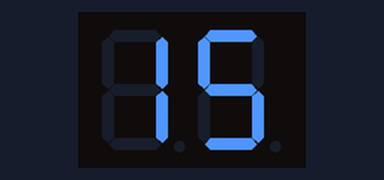
A sketch run on a simulated Arduino Uno, built with avr-gcc and run on an emulated ATmega328P. Parts: 2-digit seven-segment display.

Above: at 0.1 s.
At 4.1 s:
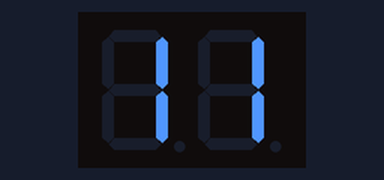
At 8.1 s:
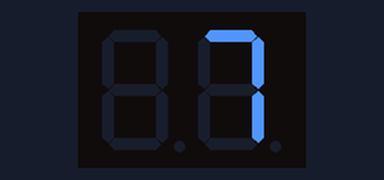
At 16.1 s:
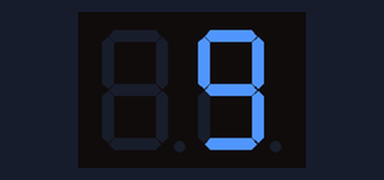
At 23.1 s:
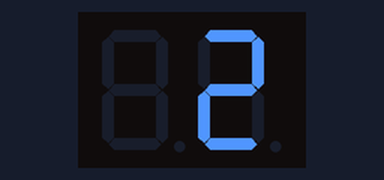
At 30.45 s:
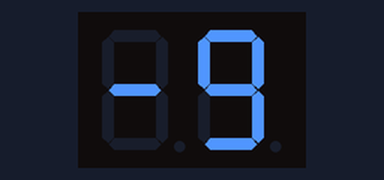

Measured:
- what the display in image 1 shows lasts 1.0 s, from 4.0 s to 5.0 s

The sketch:

TRAFFIC_LIGHT.ino
```cpp
#include <SevenSeg.h>
SevenSeg disp1(6,7,8,9,10,11,12);
SevenSeg disp2(6,7,8,9,10,11,12);

const int numOfDigits1 = 2;
const int numOfDigits2 = 2;

int digitPins1[numOfDigits1]={0,1};
int digitPins2[numOfDigits2]={2,3};

int countdown(int n){

 int t = (millis()%((n+1)*1000))/1000;
  return n-t;
}

int r,g,y;
int a=1;
int totaltime;

void setup() {
  // put your setup code here, to run once:
  disp1.setDigitPins(numOfDigits1,digitPins1);
  disp1.setDigitDelay(1667);
  disp2.setDigitPins(numOfDigits2,digitPins2);
  disp2.setDigitDelay(1667);

}

void loop() {
  // put your main code here, to run repeatedly:

r=1;
g=1;
y=1;
totaltime = countdown(30);
while(r>0){
  r=countdown(totaltime-15);
  disp1.write(r);
}

while(g>0){
  g=countdown(totaltime-5);
  disp1.write(g);
}


while(y>0){
  y=countdown(totaltime);
  disp1.write(y);
}
}
```
